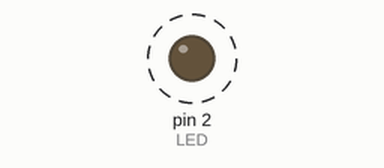
The sketch below on a simulated Arduino Uno, built with avr-gcc and run on an emulated ATmega328P. On the bench: output pins drawn as LEDs (lit = HIGH). Dashed ring = blinking.

Above: at 0.2 s.
Timing chart, 0 to 3.0 s (numbered marks = the images above):
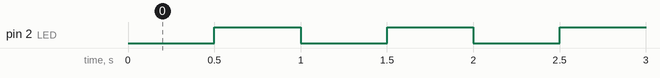

Measured:
- by itself, pin 2 (LED): alternates HIGH for 0.50 s and LOW for 0.50 s

The sketch:

ex02.ino
```cpp
const int LED = 2;

unsigned long previousMillis = 0;
const unsigned long interval = 500;

bool ledState = LOW;

void setup()
{
    pinMode(LED, OUTPUT);
}

void loop()
{
    unsigned long currentMillis = millis();

    if (currentMillis - previousMillis >= interval)
    {
        previousMillis = currentMillis;

        ledState = !ledState;

        digitalWrite(LED, ledState);
    }
}
```
